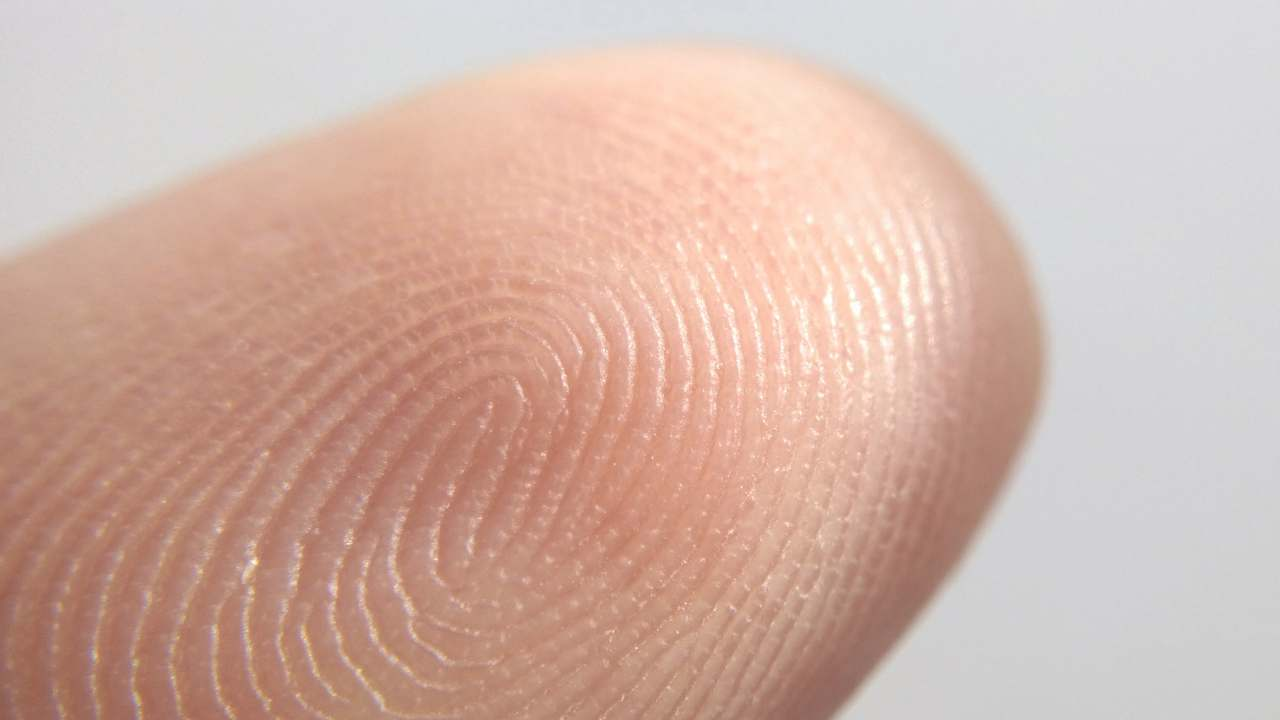
#> input picture PROYECTO FINAL - copia/dedo1.jpg, 1280 x 720 px, found by its file name
$ python proyecto.py
#> lines starting #> are read from the running program, lines starting #| are printed output that depends on the picture; after the words box and inside, x2 and y2 are one past the last pixel; in counts of white or black regions, pixels touching at a corner belong together
#> in main, image is the input picture: PIL image 1280x720 RGB; mean R, G, B 209, 178.9, 167.7
import numpy as np
from PIL import Image, ImageOps
import os
from scipy.signal import convolve2d

def rgb_a_escala_gris(image):
    image_array = np.array(image)

    if len(image_array.shape) == 3:
        # Separar los canales de color
        r, g, b = image_array[:,:,0], image_array[:,:,1], image_array[:,:,2]
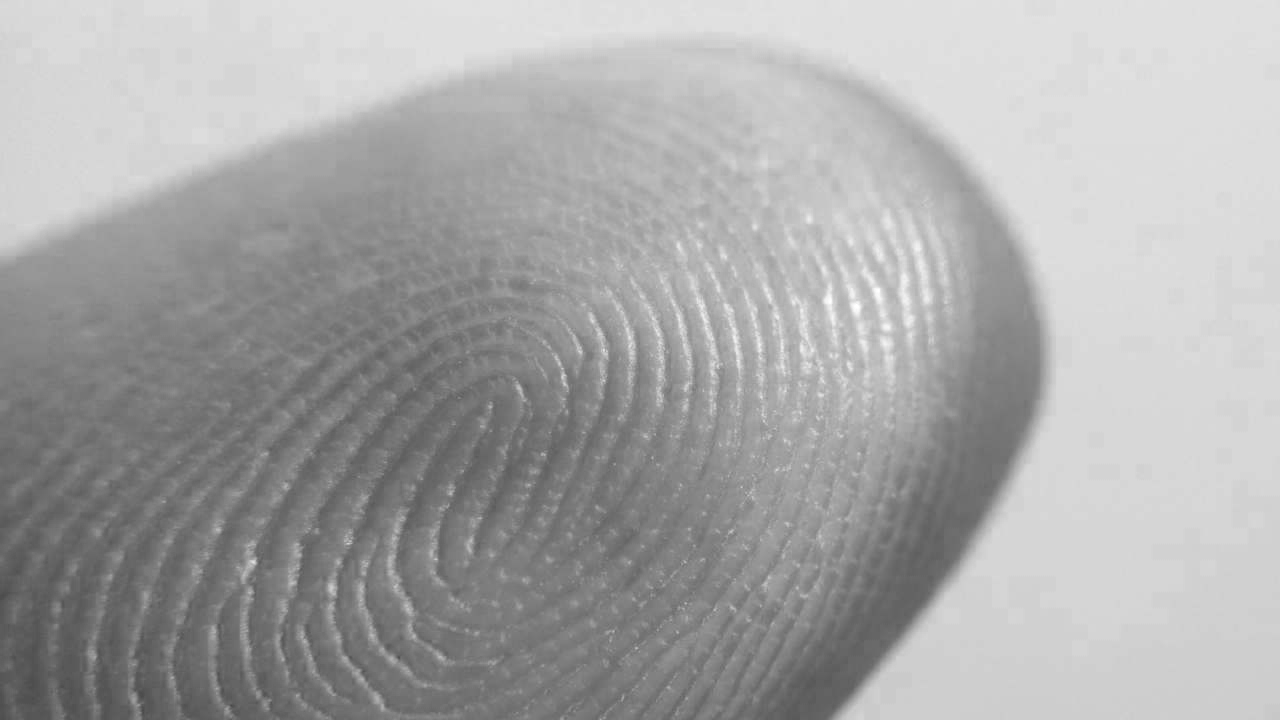
#> b: shape (720, 1280); min 72, max 255, mean 167.7

        grayscale_image = 0.299 * r + 0.587 * g + 0.114 * b
        grayscale_image = Image.fromarray(grayscale_image.astype('uint8'))
#> grayscale_image: PIL image 1280x720 L
    elif len(image_array.shape) == 2:
        grayscale_image = image
    return grayscale_image

def normalizar_imagen(image):
    image_array = np.array(image)
    min_val = np.min(image_array)
#> min_val = 105
    max_val = np.max(image_array)
#> max_val = 255
    normalized_image = (image_array - min_val) * (255.0 / (max_val - min_val))

    normalized_image = np.clip(normalized_image, 0, 255)
    normalized_image = normalized_image.astype('uint8')
    normalized_image = Image.fromarray(normalized_image)

    return normalized_image

def sobel_filtro(image):

    image_array = np.array(image).astype('int32')

    kernel_x = np.array([[-1, 0, 1],
                         [-2, 0, 2],
                         [-1, 0, 1]])

    kernel_y = np.array([[-1, -2, -1],
                         [0, 0, 0],
                         [1, 2, 1]])


    gradient_x = convolve2d(image_array, kernel_x, mode='same', boundary='symm')
    gradient_y = convolve2d(image_array, kernel_y, mode='same', boundary='symm')
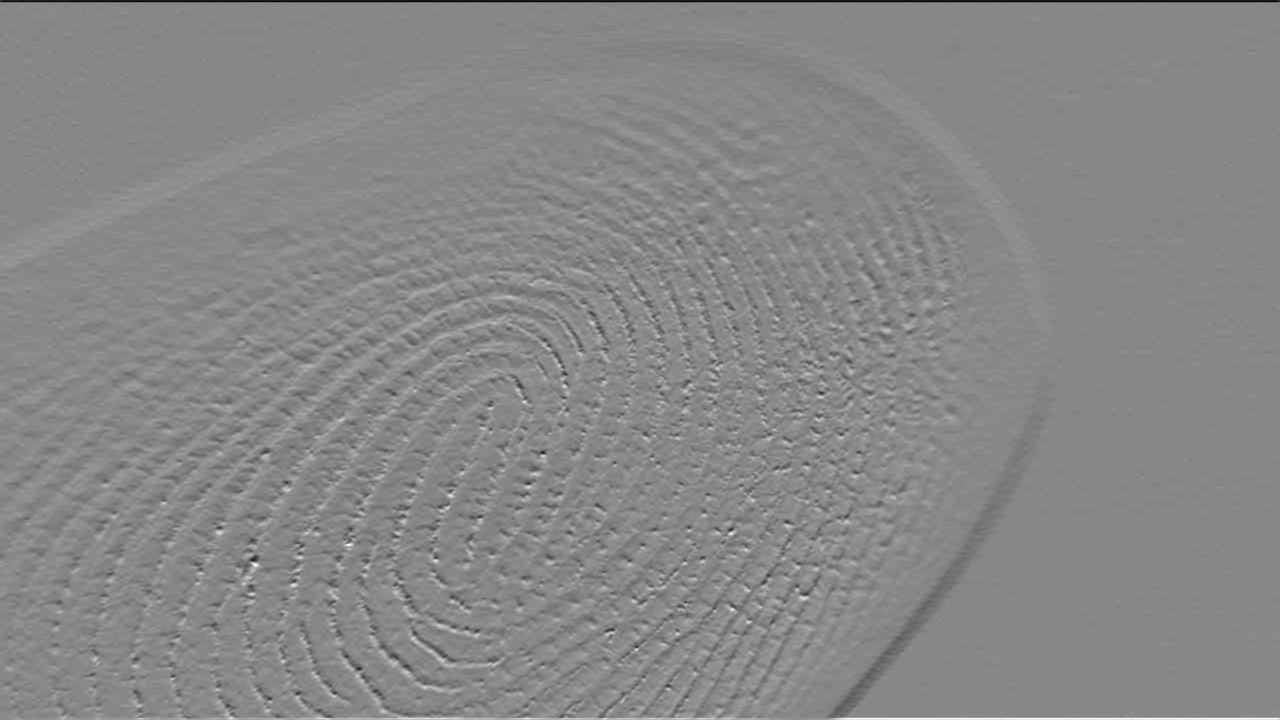
#> gradient_y: shape (720, 1280) int64; min -236, max 209, mean 0.8; drawn with min black and max white


    gradient_magnitude = np.sqrt(gradient_x**2 + gradient_y**2)
    gradient_magnitude = (gradient_magnitude / np.max(gradient_magnitude)) * 255
    gradient_magnitude = gradient_magnitude.astype('uint8')
    sobel_image = Image.fromarray(gradient_magnitude)

    return sobel_image

def binarize_image(image, threshold):

#> called with threshold = 120
    if image.mode != 'L':
        image = image.convert('L')
    image_array = np.array(image)

    binary_image = np.where(image_array > threshold, 255, 0)
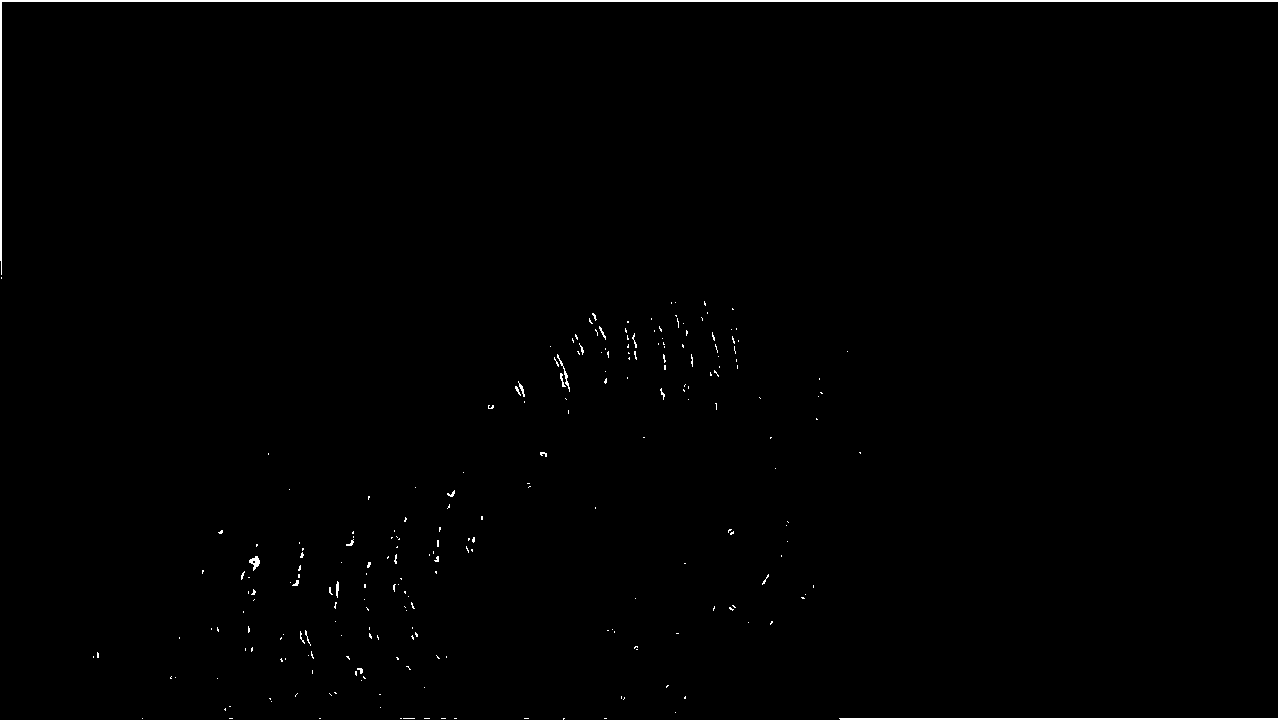
#> binary_image: shape (720, 1280) int64; 0.77% white; 237 white regions (218 under 20 px), largest, box (x1, y1, x2, y2) and area: (0, 0, 1280, 720) 5405, (249, 556, 260, 571) 84, (557, 354, 570, 392) 74

    binary_image = binary_image.astype('uint8')
    binary_image = Image.fromarray(binary_image)

    return binary_image

def adaptive_threshold_segmentation(image, block_size=21, constant=4):
#> called with block_size = 21, constant = 4
    if image.mode != 'L':
        image = image.convert('L')

    image_array = np.array(image)
    binary_image = np.zeros_like(image_array)
    height, width = image_array.shape
#> height = 720; width = 1280

    for y in range(0, height, block_size):
        for x in range(0, width, block_size):

            block = image_array[y:y+block_size, x:x+block_size]

            local_threshold = np.mean(block) - constant
            binary_block = np.where(block > local_threshold, 255, 0)
            binary_image[y:y+block_size, x:x+block_size] = binary_block
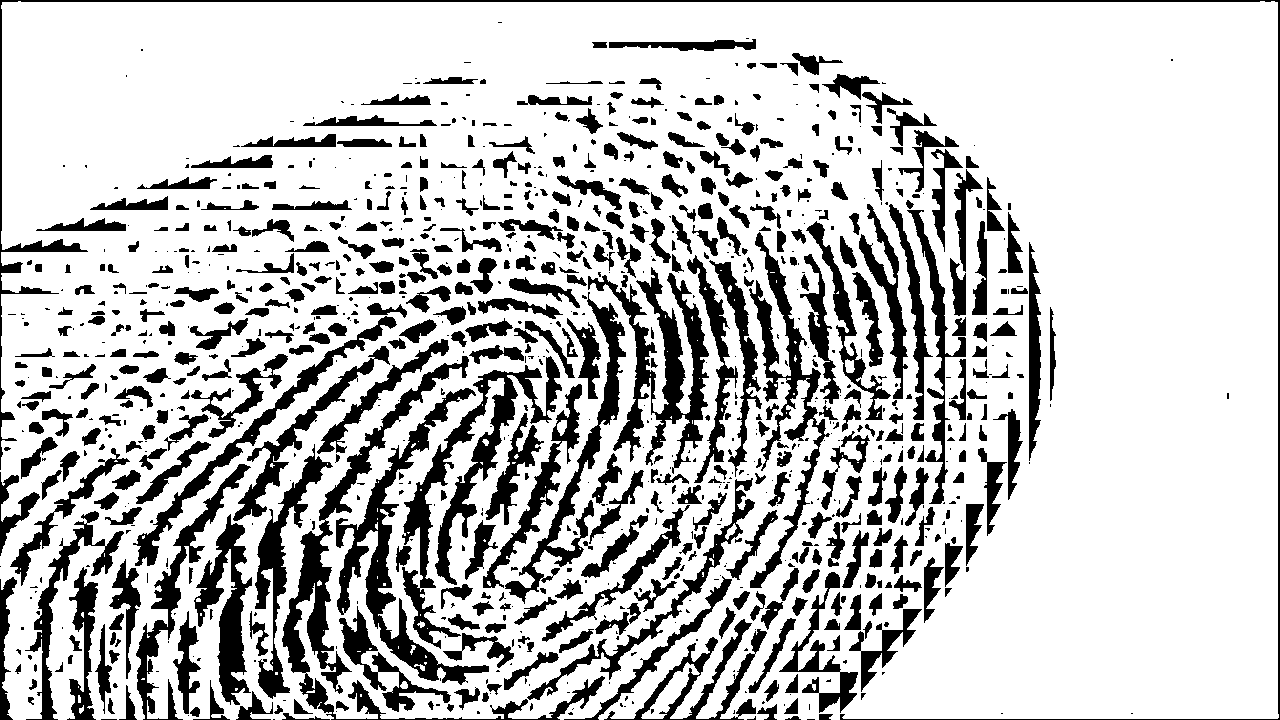
#> binary_image: shape (720, 1280); 77.4% white; 1017 black regions (474 under 20 px), largest, box (x1, y1, x2, y2) and area: (282, 356, 605, 720) 9094, (402, 356, 562, 649) 8573, (588, 267, 709, 474) 7512

    binary_image = binary_image.astype('uint8')
    binary_image = Image.fromarray(binary_image)

    return binary_image

def main():
    try:
        # Directorio y nombre de archivo
        directory = 'C:\\Users\\HP\\Documents\\4to Semestre\\PROCESAMIENTO DIGITAL DE IMAGEN\\PROYECTO FINAL'
        filename = 'dedo1.jpg'
        image_path = os.path.join(directory, filename)

        # Verificar si el archivo existe
        if not os.path.exists(image_path):
            raise FileNotFoundError(f"No se encontró el archivo: {image_path}")

        # Cargar la imagen usando PIL
        image = Image.open(image_path)

        # Convertir la imagen a escala de grises
        grayscale_image = rgb_a_escala_gris(image)

        # Normalizar la imagen para ajustar el contraste
        normalized_image = normalizar_imagen(grayscale_image)

        # Aplicar filtro gaussiano para reducir el ruido directamente
        image_array = np.array(normalized_image)
        sigma = 1  # Valor de sigma para el filtro gaussiano
        size = int(2 * np.ceil(3 * sigma) + 1)
        x = np.arange(-size // 2 + 1, size // 2 + 1)
        kernel = np.exp(-0.5 * (x / sigma)**2)
        kernel /= kernel.sum()

        blurred_image = np.apply_along_axis(lambda m: np.convolve(m, kernel, mode='same'), axis=0, arr=image_array)
        blurred_image = np.apply_along_axis(lambda m: np.convolve(m, kernel, mode='same'), axis=1, arr=blurred_image)

        blurred_image = blurred_image.astype('uint8')
        smoothed_image = Image.fromarray(blurred_image)


        sobel_image = sobel_filtro(smoothed_image)


        threshold = 120
        binarized_image = binarize_image(sobel_image, threshold)


        adaptive_segmented_image = adaptive_threshold_segmentation(smoothed_image)


        grayscale_image_path = os.path.join(directory, 'dedo1_grayscale.jpg')
        adaptive_segmented_image.save(grayscale_image_path)


        adaptive_segmented_image.show()

        print(f"La imagen en escala de grises con segmentación adaptativa se ha guardado como: {grayscale_image_path}")

    except Exception as e:
        print(f"Ocurrió un error: {e}")

if __name__ == "__main__":
    main()

$ run again, with PROYECTO FINAL - copia/Dedohuella.jpg copied over PROYECTO FINAL - copia/dedo1.jpg
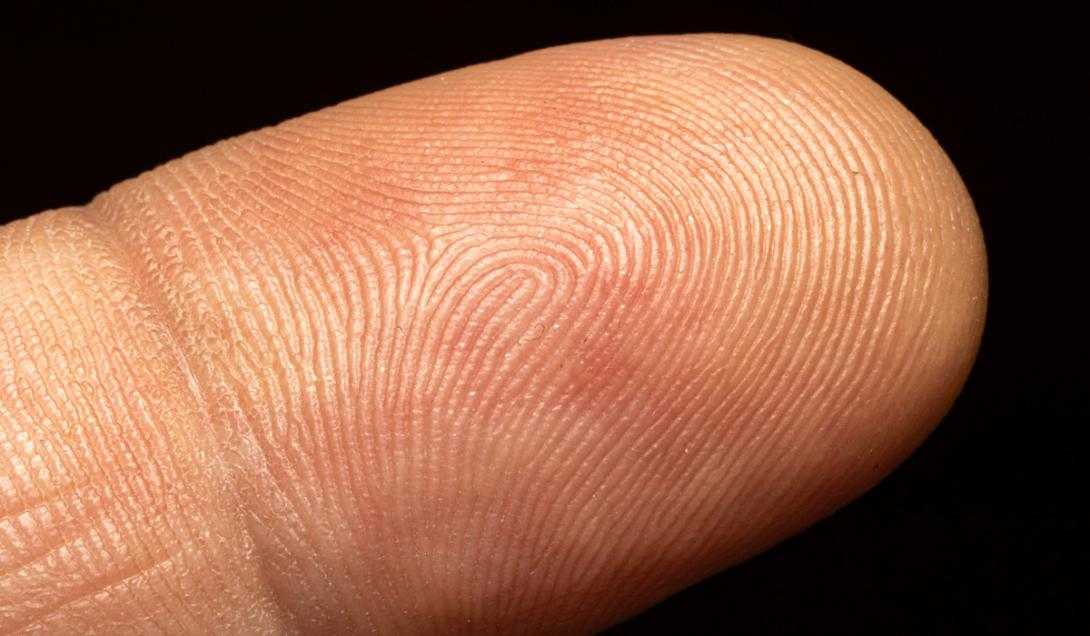
#> input picture PROYECTO FINAL - copia/Dedohuella.jpg, 1090 x 636 px, found by its file name
#> in main, image is the input picture: PIL image 1090x636 RGB; mean R, G, B 148.1, 98.5, 73.9
#> in rgb_a_escala_gris, `grayscale_image = 0.299 * r + 0.587 * g + 0.114 * b`:
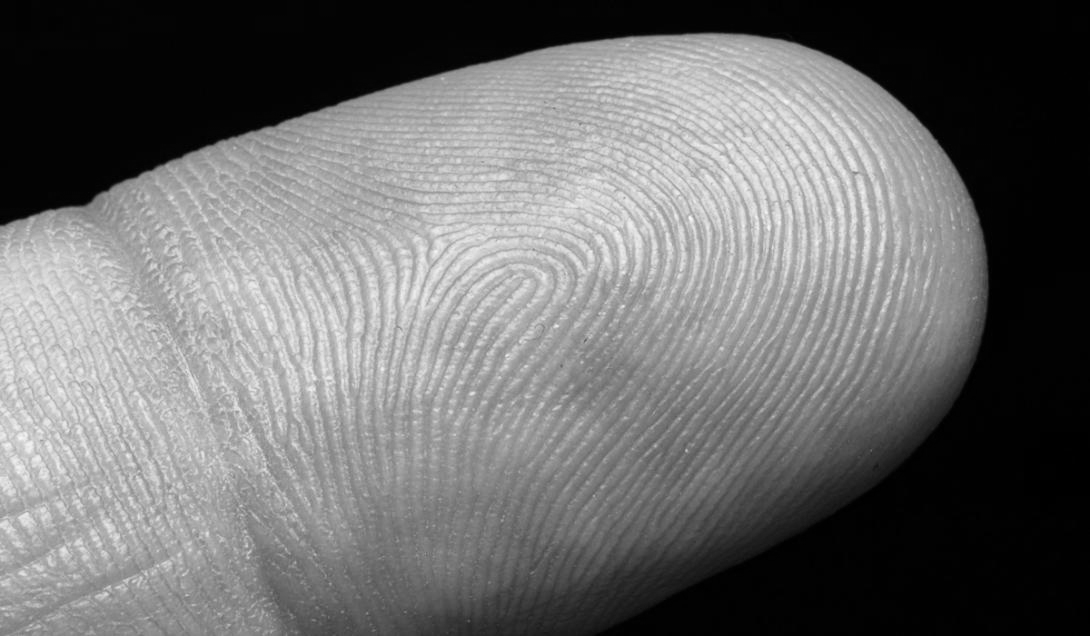
#> grayscale_image: shape (636, 1090) float64; min 0, max 248.8, mean 110.5
#> min_val = 0
#> max_val = 248
#> after the loop in adaptive_threshold_segmentation, `for y in range(0, height, block_size):`:
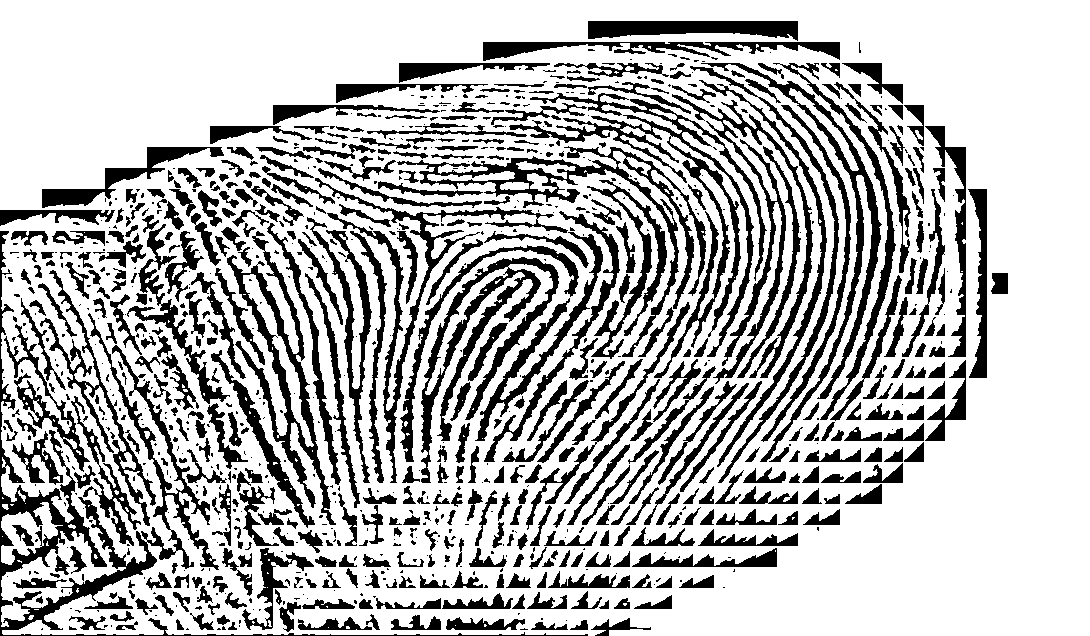
#> binary_image: shape (636, 1090); 72.9% white; 948 black regions (487 under 20 px), largest, box (x1, y1, x2, y2) and area: (0, 231, 588, 636) 11722, (509, 93, 767, 378) 8029, (421, 257, 559, 483) 6298
